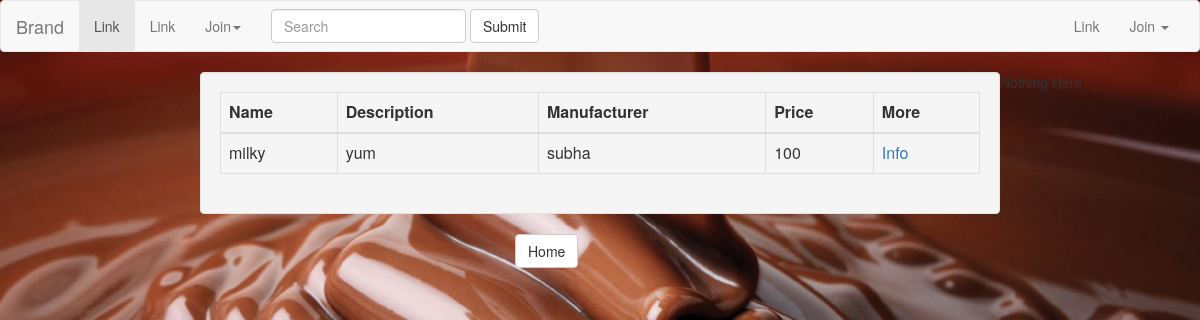
The app's page /, older data.
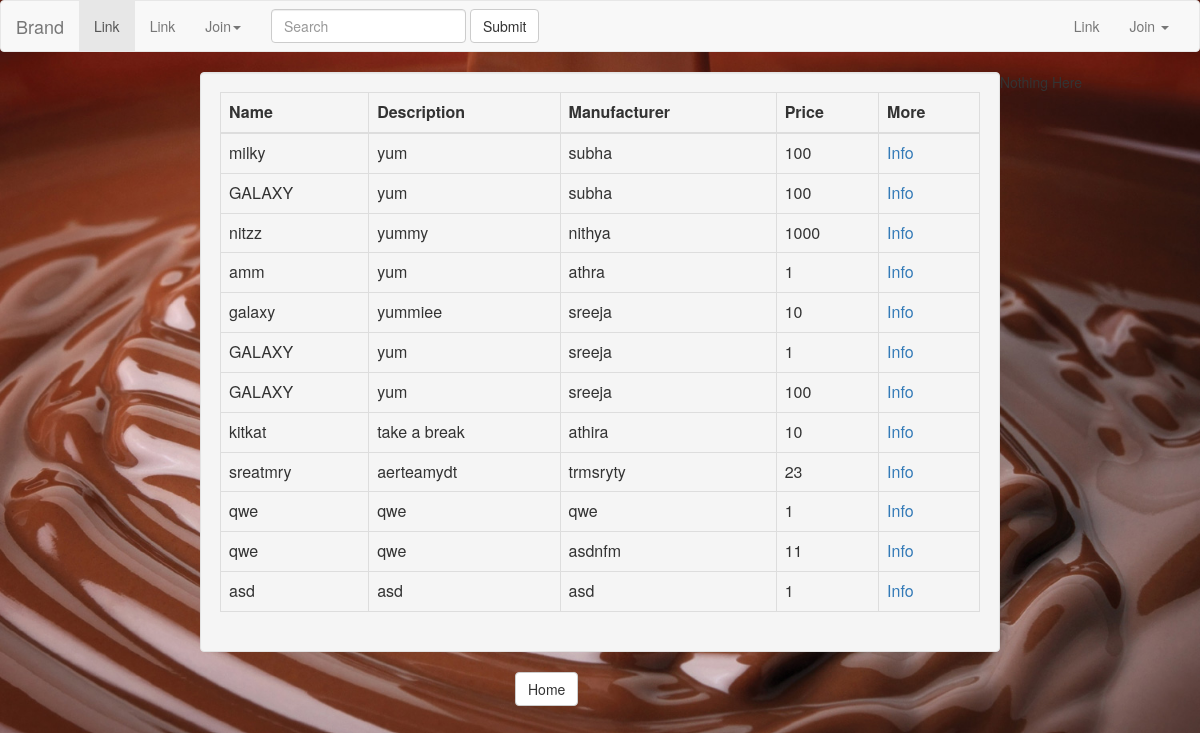
The same page, newer data.
### register/models.py (models this page shows)
class Chocolate(models.Model):
    id = models.AutoField(primary_key=True)
    name = models.CharField(_('Chocolate Name'), max_length=100, blank=True)
    description = models.CharField(_('Chocolate Description'), max_length=1000, blank=True)
    manufacturer = models.CharField(_('Chocolate Manufacturer'), max_length=100, blank=True)
    price = models.IntegerField(_('Chocolate Price'),
                                validators=[MaxValueValidator(1000), MinValueValidator(0)],
                                help_text=_('4 digits maximum'), blank=True, null=True)

### register/views.py (the view)
class Home(ListView):
   template_name="index.html"
   def get_queryset(self):
       return Chocolate.objects.all()

### register/templates/index.html (shortened to what this page needs)
{% load staticfiles %}
<html xmlns="http://www.w3.org/1999/html">
<head>
<link rel="stylesheet" href="{%  static 'css/bootstrap.min.css' %}">
<link rel="stylesheet" href="{%  static 'css/bootstrap.min.css' %}"integrity="sha384-fLW2N01lMqjakBkx3l/M9EahuwpSfeNvV63J5ezn3uZzapT0u7EYsXMjQV+0En5r">
</head>
<body style="background-image: url({% static "images/coco.jpg" %});background-repeat:no-repeat;background-size:100%;height: 140px;display:block;padding:0 !important;margin:0;" >
<body>
<nav class="navbar navbar-default">
  <div class="container-fluid">
    <div class="navbar-header">
      <a class="navbar-brand" href="#">Brand</a>
    </div>
    <div class="collapse navbar-collapse" id="bs-example-navbar-collapse-1">
      <ul class="nav navbar-nav">
        <li class="active"><a href="#">Link <span class="sr-only">(current)</span></a></li>
        <li><a href="#">Link</a></li>
        <li class="dropdown">
          <a href="#" class="dropdown-toggle" data-toggle="dropdown" role="button" aria-haspopup="true" aria-expanded="false">Join<span class="caret"></span></a>
        </li>
      </ul>
      <form class="navbar-form navbar-left" role="search">
        <div class="form-group">
          <input type="text" class="form-control" placeholder="Search">
        </div>
        <button type="submit" class="btn btn-default">Submit</button>
      </form>
      <ul class="nav navbar-nav navbar-right">
        <li><a href="#">Link</a></li>
        <li class="dropdown">
          <a href="#" class="dropdown-toggle" data-toggle="dropdown" role="button" aria-haspopup="true" aria-expanded="false">Join <span class="caret"></span></a>
        </li>
      </ul>
    </div>
  </div>
</nav>
<div class="col-md-8 col-md-offset-2 well">
<table class="table table-hover table-bordered table-responsive">
    <thead>
    <tr>
        <th>
            Name
        </th>
        <th>
            Description
        </th>
        <th>
            Manufacturer
        </th>
        <th>
            Price
        </th>
           <th>
            More
        </th>
    </tr>
    </thead>
    <tbody>
    {% for item in object_list %}
        <tr>
            <td> {{ item.name }} </td>
            <td> {{ item.description }}</td>
            <td> {{ item.manufacturer }}</td>
            <td> {{ item.price }}</td>
            <td> <a href="{% url 'chocolate_info' item.id %}">Info</a> </td>
        </tr>
    {% endfor %}
    </tbody>
</table>
</div>
{%  if user.is_anonymous %}
Nothing Here
{% else %}
 <div class="col-md-6 col-md-offset-5">
        <a href="{% url 'Add_chocolate' %}">
              <button type="submit" class="btn btn-default">Add Chocolate</button>
        </a>
        </div>
{% endif %}
<div class="col-md-6 col-md-offset-5">
        <a href="{% url 'home' %}">
              <button type="submit" class="btn btn-default">Home</button>
        </a>
        </div>
</body>
</html>

Row changes from the older to the newer data that the page shows:
added Chocolate: name "GALAXY", description "yum", manufacturer "subha", price "100"
added Chocolate: name "nitzz", description "yummy", manufacturer "nithya", price "1000"
added Chocolate: name "amm", description "yum", manufacturer "athra", price "1"
added Chocolate: name "galaxy", description "yummiee", manufacturer "sreeja", price "10"
added Chocolate: name "GALAXY", description "yum", manufacturer "sreeja", price "1"
added Chocolate: name "GALAXY", description "yum", manufacturer "sreeja", price "100"
added Chocolate: name "kitkat", description "take a break", manufacturer "athira", price "10"
added Chocolate: name "sreatmry", description "aerteamydt", manufacturer "trmsryty", price "23"
added Chocolate: name "qwe", description "qwe", manufacturer "qwe", price "1"
added Chocolate: name "qwe", description "qwe", manufacturer "asdnfm", price "11"
added Chocolate: name "asd", description "asd", manufacturer "asd", price "1"
